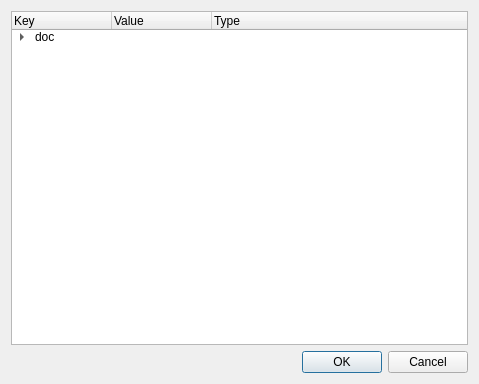
<?xml version="1.0" encoding="UTF-8"?>
<ui version="4.0">
 <class>Dialog</class>
 <widget class="QDialog" name="Dialog">
  <property name="geometry">
   <rect>
    <x>0</x>
    <y>0</y>
    <width>479</width>
    <height>384</height>
   </rect>
  </property>
  <property name="windowTitle">
   <string>Dialog</string>
  </property>
  <layout class="QVBoxLayout" name="verticalLayout">
   <item>
    <widget class="QTreeWidget" name="treeWidget">
     <column>
      <property name="text">
       <string>Key</string>
      </property>
     </column>
     <column>
      <property name="text">
       <string>Value</string>
      </property>
     </column>
     <column>
      <property name="text">
       <string>Type</string>
      </property>
     </column>
     <item>
      <property name="text">
       <string>doc</string>
      </property>
      <property name="text">
       <string/>
      </property>
      <item>
       <property name="text">
        <string>name</string>
       </property>
       <property name="text">
        <string>Alex</string>
       </property>
       <property name="text">
        <string>String</string>
       </property>
      </item>
      <item>
       <property name="text">
        <string>address</string>
       </property>
       <property name="text">
        <string/>
       </property>
       <property name="text">
        <string>Object</string>
       </property>
       <item>
        <property name="text">
         <string>city</string>
        </property>
        <property name="text">
         <string>NanJing</string>
        </property>
        <property name="text">
         <string>String</string>
        </property>
       </item>
       <item>
        <property name="text">
         <string>zip</string>
        </property>
        <property name="text">
         <string>20000</string>
        </property>
        <property name="text">
         <string>Number</string>
        </property>
       </item>
      </item>
     </item>
    </widget>
   </item>
   <item>
    <widget class="QDialogButtonBox" name="buttonBox">
     <property name="orientation">
      <enum>Qt::Horizontal</enum>
     </property>
     <property name="standardButtons">
      <set>QDialogButtonBox::Cancel|QDialogButtonBox::Ok</set>
     </property>
    </widget>
   </item>
  </layout>
 </widget>
 <resources/>
 <connections>
  <connection>
   <sender>buttonBox</sender>
   <signal>accepted()</signal>
   <receiver>Dialog</receiver>
   <slot>accept()</slot>
   <hints>
    <hint type="sourcelabel">
     <x>248</x>
     <y>254</y>
    </hint>
    <hint type="destinationlabel">
     <x>157</x>
     <y>274</y>
    </hint>
   </hints>
  </connection>
  <connection>
   <sender>buttonBox</sender>
   <signal>rejected()</signal>
   <receiver>Dialog</receiver>
   <slot>reject()</slot>
   <hints>
    <hint type="sourcelabel">
     <x>316</x>
     <y>260</y>
    </hint>
    <hint type="destinationlabel">
     <x>286</x>
     <y>274</y>
    </hint>
   </hints>
  </connection>
 </connections>
</ui>
